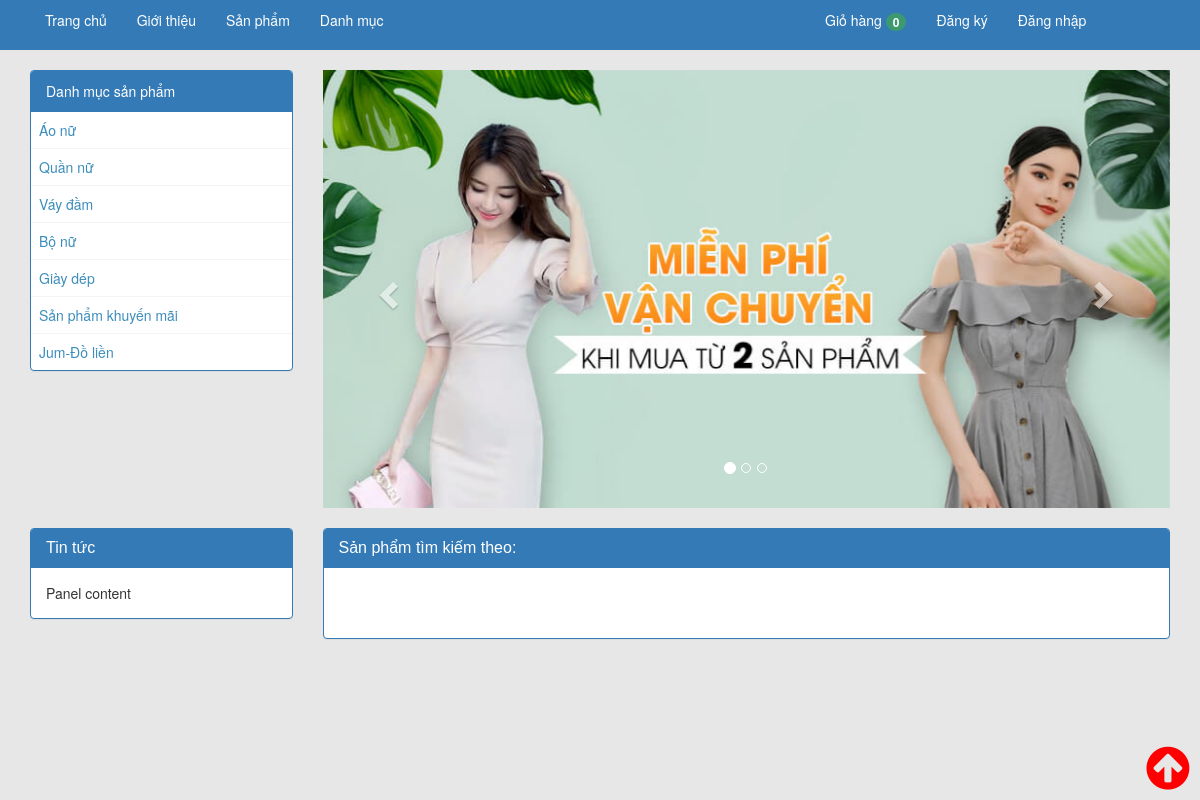
Screenshot of /search.php with the database file from the repository.
### tables this page shows
CREATE TABLE `category` (
  `id` int(11) NOT NULL,
  `name` varchar(250) NOT NULL,
  `slug` varchar(255) NOT NULL,
  `status` tinyint(4) NOT NULL DEFAULT 1
);

CREATE TABLE `banner` (
  `id` int(11) NOT NULL,
  `name` varchar(255) NOT NULL,
  `slug` varchar(255) NOT NULL,
  `image` varchar(255) NOT NULL,
  `status` tinyint(4) NOT NULL DEFAULT 1
);

### search.php (the view, shortened to what this page needs)
<?php include 'header.php';
$category = mysqli_query($conn,"SELECT * FROM category WHERE status=1");
$banner= mysqli_query($conn,"SELECT * FROM banner WHERE status=1");
?>
<div class="container">
  <div class="row">
   <div class="col-md-3">
    <div class="panel panel-primary">
      <div class="panel-heading">Danh mục sản phẩm</div>
      <table class="table">
        <tbody>
         <?php foreach ($category as $key => $value) {
          ?>
          <tr>
            <td><a href="category.php?danh-muc=<?php echo $value['slug']; ?>"><?php echo $value['name']; ?></a></td>
          </tr>
        <?php } ?>
      </tbody>
    </table>
  </div>
</div>
<div class="col-md-9 banner">
  <div id="carousel-id" class="carousel slide" data-ride="carousel">
    <ol class="carousel-indicators">
      <?php foreach ($banner as $key => $value) { ?>
        <li data-target="#carousel-id" data-slide-to="<?php echo $key ?>" class="<?php echo (($key==0))?'active':'' ?>"></li>
      <?php } ?>
    </ol>
    <div class="carousel-inner">
             <?php foreach ($banner as $key => $value) {
               ?>
               <div class="item <?php echo (($key==0))?'active':'' ?>">
                 <img src="uploads/banner/<?php echo $value['image'] ?>" alt="">
               </div>
             <?php } ?>
           </div>
           <a class="left carousel-control" href="#carousel-id" data-slide="prev"><span class="glyphicon glyphicon-chevron-left"></span></a>
           <a class="right carousel-control" href="#carousel-id" data-slide="next"><span class="glyphicon glyphicon-chevron-right"></span></a>
         </div>
       </div>
     </div>
   </div>
   <div class="container">
    <div class="row">
      <div class="col-md-3">
        <div class="panel panel-primary">
          <div class="panel-heading">
            <h3 class="panel-title">Tin tức</h3>
          </div>
          <div class="panel-body">
            Panel content
          </div>
        </div>
      </div>
      <div class="col-md-9">
        <div class="panel panel-primary">
         <div class="panel-heading">
           <h3 class="panel-title">Sản phẩm tìm kiếm theo: <?php echo $search ?></h3>
         </div>
         <div class="panel-body">
      </div>
    </div>
  </div>
</div>
</div>
<?php include 'footer.php'; ?>

### admin/css/style2.css (style rules this page uses)
* { box-sizing: border-box; }
body { background: #E7E7E7 }
.banner { margin-bottom: 20px }
.banner img { max-width: 848px; max-height: 439px; }

### rows the page displays
category: name "Áo nữ"
category: name "Quần nữ"
category: name "Váy đầm"
category: name "Bộ nữ"
category: name "Giày dép"
category: name "Sản phẩm khuyến mãi"
category: name "Jum-Đồ liền"
banner: image (picture)

### other values shown
sub_cart($cart) "0"
